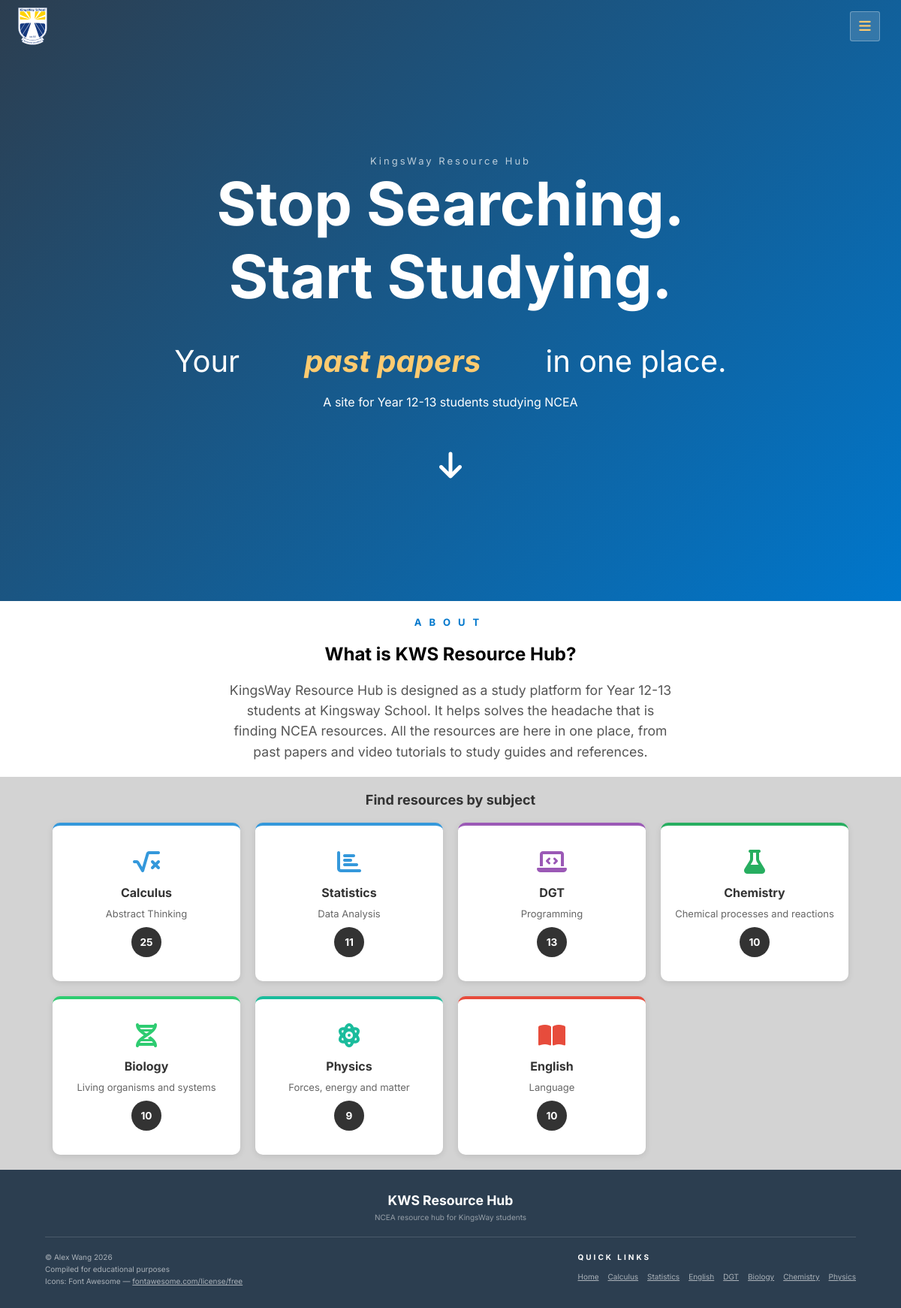
The page / on the database its author committed.
### tables this page shows
CREATE TABLE subjects (subject_id INTEGER PRIMARY KEY AUTOINCREMENT, name VARCHAR (50) NOT NULL, description VARCHAR (100), icon VARCHAR (50), colour VARCHAR (100), url VARCHAR (0, 50), menu_group VARCHAR(50));

### app.py (the view)
@app.route("/")
def index():
    subjects = query_db("SELECT * FROM subjects ORDER BY subject_id")
    subjects = [dict(s) for s in subjects]
    for subject in subjects:
        count = query_db(
            "SELECT COUNT(*) AS total FROM resources WHERE subject_id = ?",
            (subject["subject_id"],)
        )
        subject["resource_count"] = count[0]["total"] if count else 0
    return render_template("index.html", subjects=subjects)

### app.py (called while the page is built)
@app.context_processor
def inject_subjects():
    subjects = query_db("SELECT * FROM subjects ORDER BY subject_id")
    groups = {}
    solo = []
    for s in subjects:
        s_dict = dict(s)
        menu_group = s_dict.get('menu_group')
        if menu_group:
            groups.setdefault(menu_group, []).append(s)
        else:
            solo.append(s)
    return dict(subjects=subjects, menu_group=groups, menu_solo=solo)

### database.py (called while the page is built)
def get_db_connection():
    try:
        connection = sqlite3.connect(DB_FILE)
        connection.row_factory = sqlite3.Row  # to get dict-like rows
        return connection
    except mysql.connector.Error as e:
        print(f"Database connection failed: {e}")
        return None

def query_db(query, params=()):
    connection = get_db_connection()
    cursor = connection.cursor()
    cursor.execute(query, params)
    results = cursor.fetchall()
    cursor.close()
    connection.close()
    return results

### templates/index.html (shortened to what this page needs)
{% extends "base.html" %}
{% block content %}
    <section class="hero">
        <div class="hero-container">
            <p>KingsWay Resource Hub</p>
            <h1>Stop Searching. <br>Start Studying. </h1>
            <p class="rotating-line">
                Your
                <span class="text-container">
                    <span>past papers</span>
                </span> in one place.
            </p>
            <p>A site for Year 12-13 students studying NCEA</p>
            <div class="scroll-arrow">
                <a href="#subjects">
                    <i class="fa-solid fa-arrow-down"></i>
                </a>
            </div>
        </div>
    </section>
    <section class="about-this-site">
        <div class="about-container">
            <p class="about-label">About</p>
            <h2>What is KWS Resource Hub?</h2>
            <p class="about-text">KingsWay Resource Hub is designed as a study platform for Year 12-13 students at Kingsway School. It helps solves the headache that is finding NCEA resources. All the resources are here in one place, from past papers and video tutorials to study guides and references.</p>
        </div>
    </section>
    <section class="subject-selection" id="subjects">
        <h2>Find resources by subject</h2>
        <div class="card-container">
            {% for subject in subjects %}
                <a href="/{{subject.url}}"
                    class="subject-card {{subject.name | lower}}">
                        <i class ="{{subject.icon}}"></i>
                        <h3>{{ subject.name }}</h3>
                        <p>{{ subject.description }}</p>
                        <div class="resource-badge">
                            {{ subject.resource_count }}
                        </div>
                </a>
            {% endfor %}
        </div>
    </section>
{% endblock %}

### templates/base.html (shortened to what this page needs)
<!DOCTYPE html>
<html lang="en">
<head>
    <link rel="stylesheet" href="/static/css/styles.css">
</head>
<body class="{% block body_class %}{% endblock %}">
    <nav class="topnavbar">
        <div class="logo">
            <a href="/"><img src="/static/img/KingsWayLogo.svg" alt="KingsWayLogo"></a>
        </div>
        <div class="nav-menu-wrapper">
            <button class="menu-btn" id="menu-btn">
                <i class="fa-solid fa-bars"></i>
            </button>
            </div>
    </nav>
    {% block content %}
    {% endblock %}
    <footer class="footer">
        <div class="footer-top">
            <p class="footer-name">KWS Resource Hub</p>
            <p class="footer-tagline">NCEA resource hub for KingsWay students</p>
        </div>
        <div class="footer-divider"></div>
        <div class="footer-bottom">
            <div class="footer-left">
                <p>© Alex Wang 2026</p>
                <p>Compiled for educational purposes</p>
                <p class="footer-attribution">
                    Icons: Font Awesome —
                    <a href="https://fontawesome.com/license/free">
                        fontawesome.com/license/free
                    </a>
                </p>
            </div>
            <div class="footer-right">
                <p class="footer-links">Quick Links</p>
                    <ul>
                        <li><a href="/">Home</a></li>
                        <li><a href="/mathematics">Calculus</a></li>
                        <li><a href="/statistics">Statistics</a></li>
                        <li><a href="/english">English</a></li>
                        <li><a href="/dgt">DGT</a></li>
                        <li><a href="/biology">Biology</a></li>
                        <li><a href="/chemistry">Chemistry</a></li>
                        <li><a href="/physics">Physics</a></li>
                    </ul>
            </div>
        </div>
    </footer>
</body>
</html>

### rows shown on the page
subjects: name "Calculus", description "Abstract Thinking", resource_count "25"
subjects: name "Statistics", description "Data Analysis", resource_count "11"
subjects: name "DGT", description "Programming", resource_count "13"
subjects: name "Chemistry", description "Chemical processes and reactions", resource_count "10"
subjects: name "Biology", description "Living organisms and systems", resource_count "10"
subjects: name "Physics", description "Forces, energy and matter", resource_count "9"
subjects: name "English", description "Language", resource_count "10"
